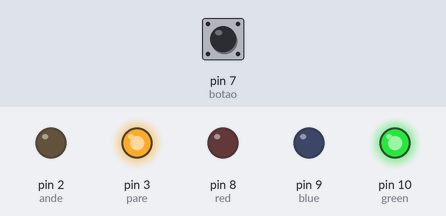
The sketch below on a simulated Arduino Uno, built with avr-gcc and run on an emulated ATmega328P. On the bench: output pins drawn as LEDs (lit = HIGH). Dashed ring = blinking. Inputs (shaded band) come from the test bench; at power-on: pin 7 (botao) LOW.

Above: at 1.2 s.
1.3 s: pin 7 (botao) pulled HIGH for 0.15 s
At 2.0 s:
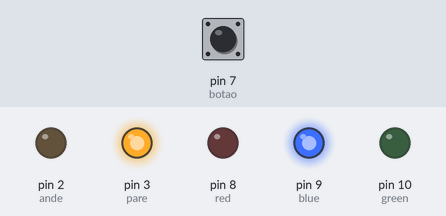
2.9 s: pin 7 (botao) pulled HIGH for 1 s
At 3.2 s:
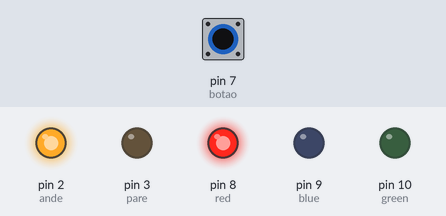
5.4 s: pin 7 (botao) pulled HIGH for 0.15 s
At 5.6 s:
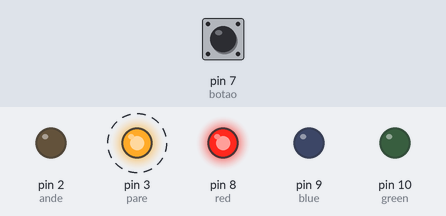
8.4 s: pin 7 (botao) pulled HIGH for 3.2 s
At 9.8 s:
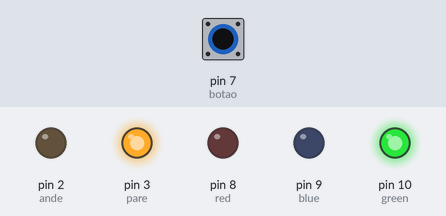
Timing chart, 0 to 11.4 s (numbered marks = the images above; inputs shaded):
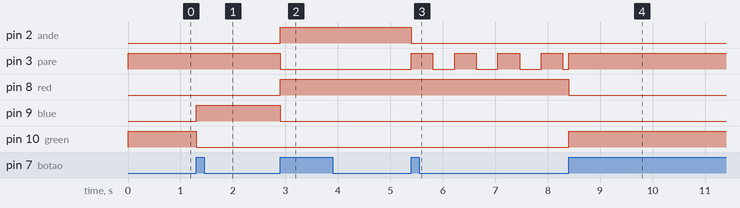

The sketch:

Semaforo.ino
```cpp
int red = 8;
int blue = 9;
int green = 10;
int estado;
int botao = 7;
int ande = 2;
int pare = 3;
int estadoanteriorbotao;
int tempopisca;
int estadopisca;

void setup() {
  pinMode(red, OUTPUT);
  pinMode(blue, OUTPUT);
  pinMode(green, OUTPUT);
  pinMode(ande, OUTPUT);
  pinMode(pare, OUTPUT);
  pinMode(botao, INPUT);
  estado = 1;
  estadoanteriorbotao = digitalRead(botao);
  tempopisca = 0;
  estadopisca = HIGH;
}

void loop() {

  botao = digitalRead(7);

  if ((botao == HIGH) && (estadoanteriorbotao == LOW))  {
    if (estado <= 3)  {
      estado = estado + 1;
    }
    else{
      estado = 1;
    }
  }

  estadoanteriorbotao = botao;

  if (estado == 1)  {
    digitalWrite(green, HIGH);
    digitalWrite(blue, LOW);
    digitalWrite(red, LOW);
    digitalWrite(pare, HIGH);
    digitalWrite(ande, LOW);
    }

  if (estado == 2)  {
    digitalWrite(green, LOW);
    digitalWrite(blue, HIGH);
    digitalWrite(red, LOW);
    digitalWrite(ande, LOW);
    digitalWrite(pare, HIGH);
    }

  if (estado == 3)  {
    digitalWrite(green, LOW);
    digitalWrite(blue, LOW);
    digitalWrite(red, HIGH);
    digitalWrite(ande, HIGH);
    digitalWrite(pare, LOW);
    }

  if (estado == 4)  {
    digitalWrite(green, LOW);
    digitalWrite(blue, LOW);
    digitalWrite(red, HIGH);
    tempopisca = tempopisca + 1;
    if (tempopisca == 400)  {
      estadopisca = !estadopisca;
      tempopisca = 0;
    }
    digitalWrite(ande, LOW);
    digitalWrite(pare, estadopisca);
    }

    delay(1);

}
```

Measured:
- after the input at 1.3 s, pin 9 (blue): LOW → HIGH at once; pin 10 (green): HIGH → LOW at once
- after the input at 2.9 s, pin 2 (ande), pin 8 (red): LOW → HIGH at once; pin 3 (pare), pin 9 (blue): HIGH → LOW at once
- after the input at 5.4 s, pin 2 (ande): HIGH → LOW at once; pin 3 (pare): alternates HIGH for 0.41 s and LOW for 0.41 s, starting at once
- after the input at 8.4 s, pin 8 (red): HIGH → LOW at once; pin 10 (green): LOW → HIGH at once
